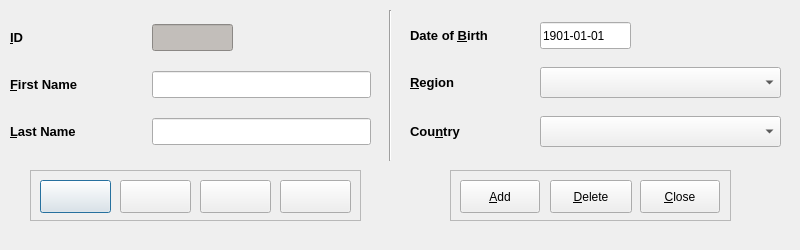
<?xml version="1.0" encoding="UTF-8"?>
<ui version="4.0">
 <class>RefereeEntryDlg</class>
 <widget class="QDialog" name="RefereeEntryDlg">
  <property name="geometry">
   <rect>
    <x>0</x>
    <y>0</y>
    <width>800</width>
    <height>250</height>
   </rect>
  </property>
  <property name="minimumSize">
   <size>
    <width>800</width>
    <height>250</height>
   </size>
  </property>
  <property name="maximumSize">
   <size>
    <width>800</width>
    <height>250</height>
   </size>
  </property>
  <property name="windowTitle">
   <string>Referee Entry</string>
  </property>
  <widget class="QFrame" name="frame_2">
   <property name="geometry">
    <rect>
     <x>30</x>
     <y>170</y>
     <width>331</width>
     <height>51</height>
    </rect>
   </property>
   <property name="frameShape">
    <enum>QFrame::StyledPanel</enum>
   </property>
   <property name="frameShadow">
    <enum>QFrame::Raised</enum>
   </property>
   <widget class="QPushButton" name="firstEntry">
    <property name="geometry">
     <rect>
      <x>10</x>
      <y>10</y>
      <width>71</width>
      <height>33</height>
     </rect>
    </property>
    <property name="minimumSize">
     <size>
      <width>71</width>
      <height>33</height>
     </size>
    </property>
    <property name="maximumSize">
     <size>
      <width>71</width>
      <height>33</height>
     </size>
    </property>
    <property name="toolTip">
     <string>First Entry</string>
    </property>
    <property name="text">
     <string/>
    </property>
    <property name="icon">
     <iconset resource="fmrd_resources.qrc">
      <normaloff>:/images/first.png</normaloff>:/images/first.png</iconset>
    </property>
   </widget>
   <widget class="QPushButton" name="prevEntry">
    <property name="geometry">
     <rect>
      <x>90</x>
      <y>10</y>
      <width>71</width>
      <height>33</height>
     </rect>
    </property>
    <property name="minimumSize">
     <size>
      <width>71</width>
      <height>33</height>
     </size>
    </property>
    <property name="toolTip">
     <string>Previous Entry</string>
    </property>
    <property name="text">
     <string/>
    </property>
    <property name="icon">
     <iconset resource="fmrd_resources.qrc">
      <normaloff>:/images/prev.png</normaloff>:/images/prev.png</iconset>
    </property>
   </widget>
   <widget class="QPushButton" name="nextEntry">
    <property name="geometry">
     <rect>
      <x>170</x>
      <y>10</y>
      <width>71</width>
      <height>33</height>
     </rect>
    </property>
    <property name="minimumSize">
     <size>
      <width>71</width>
      <height>33</height>
     </size>
    </property>
    <property name="maximumSize">
     <size>
      <width>71</width>
      <height>33</height>
     </size>
    </property>
    <property name="toolTip">
     <string>Next Entry</string>
    </property>
    <property name="text">
     <string/>
    </property>
    <property name="icon">
     <iconset resource="fmrd_resources.qrc">
      <normaloff>:/images/next.png</normaloff>:/images/next.png</iconset>
    </property>
   </widget>
   <widget class="QPushButton" name="lastEntry">
    <property name="geometry">
     <rect>
      <x>250</x>
      <y>10</y>
      <width>71</width>
      <height>33</height>
     </rect>
    </property>
    <property name="minimumSize">
     <size>
      <width>71</width>
      <height>33</height>
     </size>
    </property>
    <property name="maximumSize">
     <size>
      <width>71</width>
      <height>33</height>
     </size>
    </property>
    <property name="toolTip">
     <string>Last Entry</string>
    </property>
    <property name="text">
     <string/>
    </property>
    <property name="icon">
     <iconset resource="fmrd_resources.qrc">
      <normaloff>:/images/last.png</normaloff>:/images/last.png</iconset>
    </property>
   </widget>
  </widget>
  <widget class="QFrame" name="frame">
   <property name="geometry">
    <rect>
     <x>450</x>
     <y>170</y>
     <width>281</width>
     <height>51</height>
    </rect>
   </property>
   <property name="frameShape">
    <enum>QFrame::StyledPanel</enum>
   </property>
   <property name="frameShadow">
    <enum>QFrame::Raised</enum>
   </property>
   <widget class="QPushButton" name="addEntry">
    <property name="geometry">
     <rect>
      <x>10</x>
      <y>10</y>
      <width>80</width>
      <height>33</height>
     </rect>
    </property>
    <property name="text">
     <string>&amp;Add</string>
    </property>
    <property name="icon">
     <iconset resource="fmrd_resources.qrc">
      <normaloff>:/images/add.png</normaloff>:/images/add.png</iconset>
    </property>
   </widget>
   <widget class="QPushButton" name="deleteEntry">
    <property name="geometry">
     <rect>
      <x>100</x>
      <y>10</y>
      <width>82</width>
      <height>33</height>
     </rect>
    </property>
    <property name="text">
     <string>&amp;Delete</string>
    </property>
    <property name="icon">
     <iconset resource="fmrd_resources.qrc">
      <normaloff>:/images/delete.png</normaloff>:/images/delete.png</iconset>
    </property>
   </widget>
   <widget class="QPushButton" name="closeButton">
    <property name="geometry">
     <rect>
      <x>190</x>
      <y>10</y>
      <width>80</width>
      <height>33</height>
     </rect>
    </property>
    <property name="text">
     <string>&amp;Close</string>
    </property>
    <property name="icon">
     <iconset resource="fmrd_resources.qrc">
      <normaloff>:/images/quit.png</normaloff>:/images/quit.png</iconset>
    </property>
   </widget>
  </widget>
  <widget class="Line" name="line">
   <property name="geometry">
    <rect>
     <x>380</x>
     <y>10</y>
     <width>20</width>
     <height>151</height>
    </rect>
   </property>
   <property name="orientation">
    <enum>Qt::Vertical</enum>
   </property>
  </widget>
  <widget class="QWidget" name="layoutWidget">
   <property name="geometry">
    <rect>
     <x>10</x>
     <y>10</y>
     <width>361</width>
     <height>151</height>
    </rect>
   </property>
   <layout class="QGridLayout" name="gridLayout">
    <item row="0" column="0">
     <widget class="QLabel" name="label">
      <property name="text">
       <string>&lt;!DOCTYPE HTML PUBLIC &quot;-//W3C//DTD HTML 4.0//EN&quot; &quot;http://www.w3.org/TR/REC-html40/strict.dtd&quot;&gt;
&lt;html&gt;&lt;head&gt;&lt;meta name=&quot;qrichtext&quot; content=&quot;1&quot; /&gt;&lt;style type=&quot;text/css&quot;&gt;
p, li { white-space: pre-wrap; }
&lt;/style&gt;&lt;/head&gt;&lt;body style=&quot; font-family:'Sans Serif'; font-size:10pt; font-weight:400; font-style:normal;&quot;&gt;
&lt;p style=&quot; margin-top:0px; margin-bottom:0px; margin-left:0px; margin-right:0px; -qt-block-indent:0; text-indent:0px;&quot;&gt;&lt;span style=&quot; font-weight:600;&quot;&gt;&amp;amp;ID&lt;/span&gt;&lt;/p&gt;&lt;/body&gt;&lt;/html&gt;</string>
      </property>
      <property name="buddy">
       <cstring>refID_display</cstring>
      </property>
     </widget>
    </item>
    <item row="0" column="1">
     <widget class="QLineEdit" name="refID_display">
      <property name="maximumSize">
       <size>
        <width>81</width>
        <height>27</height>
       </size>
      </property>
      <property name="styleSheet">
       <string notr="true">background-color: rgb(194, 190, 186);</string>
      </property>
      <property name="readOnly">
       <bool>true</bool>
      </property>
     </widget>
    </item>
    <item row="1" column="0">
     <widget class="QLabel" name="label_4">
      <property name="text">
       <string>&lt;!DOCTYPE HTML PUBLIC &quot;-//W3C//DTD HTML 4.0//EN&quot; &quot;http://www.w3.org/TR/REC-html40/strict.dtd&quot;&gt;
&lt;html&gt;&lt;head&gt;&lt;meta name=&quot;qrichtext&quot; content=&quot;1&quot; /&gt;&lt;style type=&quot;text/css&quot;&gt;
p, li { white-space: pre-wrap; }
&lt;/style&gt;&lt;/head&gt;&lt;body style=&quot; font-family:'Sans Serif'; font-size:10pt; font-weight:400; font-style:normal;&quot;&gt;
&lt;p style=&quot; margin-top:0px; margin-bottom:0px; margin-left:0px; margin-right:0px; -qt-block-indent:0; text-indent:0px;&quot;&gt;&lt;span style=&quot; font-weight:600;&quot;&gt;&amp;amp;First Name&lt;/span&gt;&lt;/p&gt;&lt;/body&gt;&lt;/html&gt;</string>
      </property>
      <property name="buddy">
       <cstring>refFirstNameEdit</cstring>
      </property>
     </widget>
    </item>
    <item row="1" column="1">
     <widget class="QLineEdit" name="refFirstNameEdit">
      <property name="minimumSize">
       <size>
        <width>219</width>
        <height>27</height>
       </size>
      </property>
      <property name="maximumSize">
       <size>
        <width>219</width>
        <height>27</height>
       </size>
      </property>
      <property name="toolTip">
       <string>Referee first name</string>
      </property>
     </widget>
    </item>
    <item row="2" column="0">
     <widget class="QLabel" name="label_5">
      <property name="text">
       <string>&lt;!DOCTYPE HTML PUBLIC &quot;-//W3C//DTD HTML 4.0//EN&quot; &quot;http://www.w3.org/TR/REC-html40/strict.dtd&quot;&gt;
&lt;html&gt;&lt;head&gt;&lt;meta name=&quot;qrichtext&quot; content=&quot;1&quot; /&gt;&lt;style type=&quot;text/css&quot;&gt;
p, li { white-space: pre-wrap; }
&lt;/style&gt;&lt;/head&gt;&lt;body style=&quot; font-family:'Sans Serif'; font-size:10pt; font-weight:400; font-style:normal;&quot;&gt;
&lt;p style=&quot; margin-top:0px; margin-bottom:0px; margin-left:0px; margin-right:0px; -qt-block-indent:0; text-indent:0px;&quot;&gt;&lt;span style=&quot; font-weight:600;&quot;&gt;&amp;amp;Last Name&lt;/span&gt;&lt;/p&gt;&lt;/body&gt;&lt;/html&gt;</string>
      </property>
      <property name="buddy">
       <cstring>refLastNameEdit</cstring>
      </property>
     </widget>
    </item>
    <item row="2" column="1">
     <widget class="QLineEdit" name="refLastNameEdit">
      <property name="minimumSize">
       <size>
        <width>219</width>
        <height>27</height>
       </size>
      </property>
      <property name="maximumSize">
       <size>
        <width>219</width>
        <height>27</height>
       </size>
      </property>
      <property name="toolTip">
       <string>Referee surname</string>
      </property>
     </widget>
    </item>
   </layout>
  </widget>
  <widget class="QWidget" name="layoutWidget">
   <property name="geometry">
    <rect>
     <x>410</x>
     <y>10</y>
     <width>371</width>
     <height>151</height>
    </rect>
   </property>
   <layout class="QGridLayout" name="gridLayout_2">
    <item row="0" column="0">
     <widget class="QLabel" name="label_7">
      <property name="text">
       <string>&lt;!DOCTYPE HTML PUBLIC &quot;-//W3C//DTD HTML 4.0//EN&quot; &quot;http://www.w3.org/TR/REC-html40/strict.dtd&quot;&gt;
&lt;html&gt;&lt;head&gt;&lt;meta name=&quot;qrichtext&quot; content=&quot;1&quot; /&gt;&lt;style type=&quot;text/css&quot;&gt;
p, li { white-space: pre-wrap; }
&lt;/style&gt;&lt;/head&gt;&lt;body style=&quot; font-family:'Sans Serif'; font-size:10pt; font-weight:400; font-style:normal;&quot;&gt;
&lt;p style=&quot; margin-top:0px; margin-bottom:0px; margin-left:0px; margin-right:0px; -qt-block-indent:0; text-indent:0px;&quot;&gt;&lt;span style=&quot; font-weight:600;&quot;&gt;Date of &amp;amp;Birth&lt;/span&gt;&lt;/p&gt;&lt;/body&gt;&lt;/html&gt;</string>
      </property>
      <property name="buddy">
       <cstring>refDOBEdit</cstring>
      </property>
     </widget>
    </item>
    <item row="0" column="1">
     <widget class="QLineEdit" name="refDOBEdit">
      <property name="minimumSize">
       <size>
        <width>91</width>
        <height>27</height>
       </size>
      </property>
      <property name="maximumSize">
       <size>
        <width>91</width>
        <height>27</height>
       </size>
      </property>
      <property name="toolTip">
       <string>Referee date of birth (YYYY-MM-DD)</string>
      </property>
      <property name="inputMask">
       <string>9999-99-99; </string>
      </property>
      <property name="text">
       <string>1901-01-01</string>
      </property>
     </widget>
    </item>
    <item row="1" column="0">
     <widget class="QLabel" name="label_2">
      <property name="text">
       <string>&lt;!DOCTYPE HTML PUBLIC &quot;-//W3C//DTD HTML 4.0//EN&quot; &quot;http://www.w3.org/TR/REC-html40/strict.dtd&quot;&gt;
&lt;html&gt;&lt;head&gt;&lt;meta name=&quot;qrichtext&quot; content=&quot;1&quot; /&gt;&lt;style type=&quot;text/css&quot;&gt;
p, li { white-space: pre-wrap; }
&lt;/style&gt;&lt;/head&gt;&lt;body style=&quot; font-family:'Sans Serif'; font-size:10pt; font-weight:400; font-style:normal;&quot;&gt;
&lt;p style=&quot; margin-top:0px; margin-bottom:0px; margin-left:0px; margin-right:0px; -qt-block-indent:0; text-indent:0px;&quot;&gt;&lt;span style=&quot; font-weight:600;&quot;&gt;&amp;amp;Region&lt;/span&gt;&lt;/p&gt;&lt;/body&gt;&lt;/html&gt;</string>
      </property>
      <property name="buddy">
       <cstring>refConfedSelect</cstring>
      </property>
     </widget>
    </item>
    <item row="1" column="1">
     <widget class="QComboBox" name="refConfedSelect">
      <property name="minimumSize">
       <size>
        <width>241</width>
        <height>31</height>
       </size>
      </property>
      <property name="maximumSize">
       <size>
        <width>241</width>
        <height>31</height>
       </size>
      </property>
      <property name="toolTip">
       <string>Football confederation of referee's country</string>
      </property>
     </widget>
    </item>
    <item row="2" column="0">
     <widget class="QLabel" name="label_3">
      <property name="text">
       <string>&lt;!DOCTYPE HTML PUBLIC &quot;-//W3C//DTD HTML 4.0//EN&quot; &quot;http://www.w3.org/TR/REC-html40/strict.dtd&quot;&gt;
&lt;html&gt;&lt;head&gt;&lt;meta name=&quot;qrichtext&quot; content=&quot;1&quot; /&gt;&lt;style type=&quot;text/css&quot;&gt;
p, li { white-space: pre-wrap; }
&lt;/style&gt;&lt;/head&gt;&lt;body style=&quot; font-family:'Sans Serif'; font-size:10pt; font-weight:400; font-style:normal;&quot;&gt;
&lt;p style=&quot; margin-top:0px; margin-bottom:0px; margin-left:0px; margin-right:0px; -qt-block-indent:0; text-indent:0px;&quot;&gt;&lt;span style=&quot; font-weight:600;&quot;&gt;Cou&amp;amp;ntry&lt;/span&gt;&lt;/p&gt;&lt;/body&gt;&lt;/html&gt;</string>
      </property>
      <property name="buddy">
       <cstring>refCountrySelect</cstring>
      </property>
     </widget>
    </item>
    <item row="2" column="1">
     <widget class="QComboBox" name="refCountrySelect">
      <property name="minimumSize">
       <size>
        <width>241</width>
        <height>31</height>
       </size>
      </property>
      <property name="maximumSize">
       <size>
        <width>241</width>
        <height>31</height>
       </size>
      </property>
      <property name="toolTip">
       <string>Referee's country</string>
      </property>
     </widget>
    </item>
   </layout>
  </widget>
 </widget>
 <resources>
  <include location="fmrd_resources.qrc"/>
 </resources>
 <connections/>
</ui>
